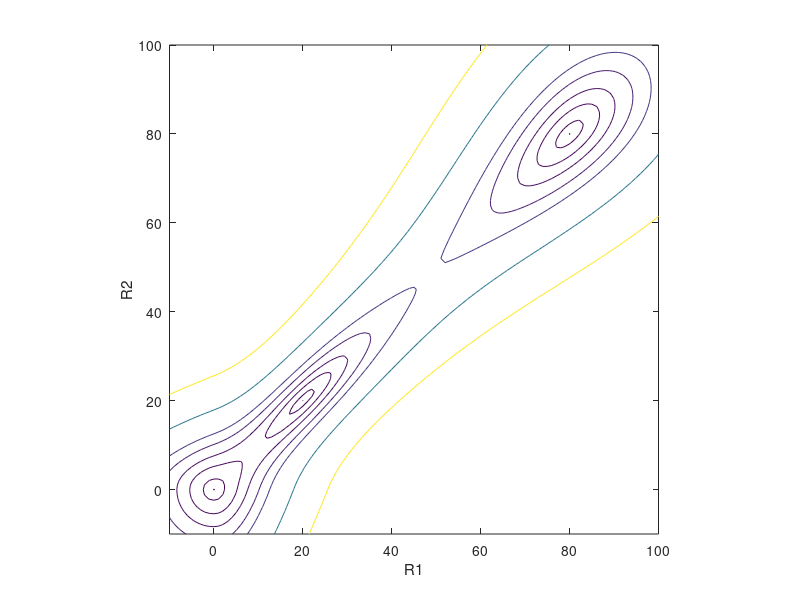
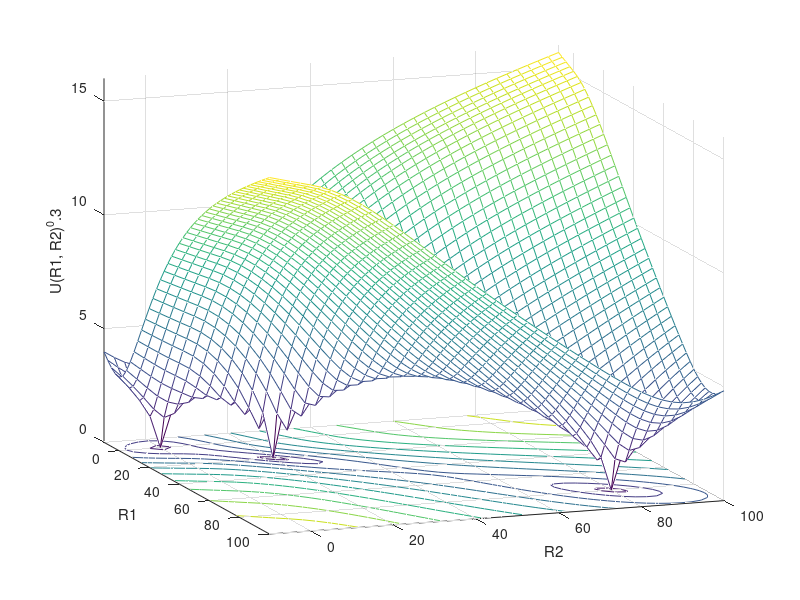

These figures' MATLAB source, in order:
%Plots Contours of Lyapunov function for divisive feedback network
clear all;
whitebg('w');
XX = -10:100;
YY = -10:100;
[R1, R2] = meshgrid(XX, YY);
F = -R1 + (R2 > 0).*(100*(0.25*R2).^2)./(100 + (0.25*R2).^2);
G = -R2 + (R1 > 0).*(100*(0.25*R1).^2)./(100 + (0.25*R1).^2);
U = (1/2)*(F.^2 + G.^2);
DX = zeros(1, 200);
DY = zeros(1, 200);
DX(1) = 25;
DY(1) = 62;
figure(1), contour(R1, R2, U, [0.05, 3, 15, 35, 70, 119, 300, 750]); axis square;
axis([-10 100 -10 100]);
xlabel('R1'); ylabel('R2');
axis([-10, 100, -10, 100]);
clear XX YY R1 R2  F G U;
XX = -10:2.5:100;
YY = -10:2.5:100;
[R1, R2] = meshgrid(XX, YY);
F = -R1 + (R2 > 0).*(100*(0.25*R2).^2)./(100 + (0.25*R2).^2);
G = -R2 + (R1 > 0).*(100*(0.25*R1).^2)./(100 + (0.25*R1).^2);
U = ((1/2)*(F.^2 + G.^2)).^0.3;
figure(2), meshc(R1, R2, U); view(75, 15); xlabel('R1'); ylabel('R2'); zlabel('U(R1, R2)^0.3');
axis([-10, 100, -10, 100, 0, 16]);
pause(1);
for K = 15:15:75; view(70, K); pause(1);  end;
for K = 0:30:360; view(70 + K, 15); pause(1); end;
